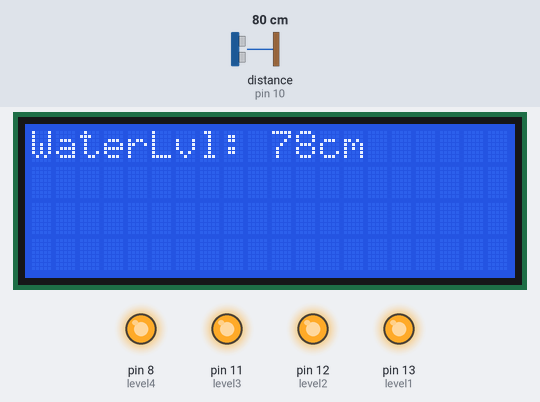
Simulated run of this sketch. Board: Arduino Uno, built with avr-gcc and run on an emulated ATmega328P. Shown: 20×4 character LCD, output pins drawn as LEDs (lit = HIGH). Wiring (inferred from the names in the program): ultrasonic range finder: trigger pin 9; echo pin 10. The inputs (shaded band) are chosen by the test bench; at power-on: distance to the obstacle (sensor on pin 10) 80 cm. The echo pulse lasts 58.3 µs per cm; the modem accepts every AT command (registered, SIM ready, sends succeed) and sends nothing else; pins used as bus, display or sensor lines are not drawn; what the sketch prints to the serial monitor is not drawn.

Above: at 1.2 s.
1.3 s: distance to the obstacle (sensor on pin 10) set to 28 cm
At 2.1 s:
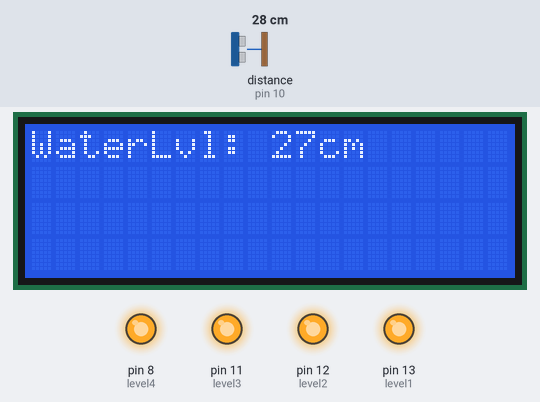
3.1 s: distance to the obstacle (sensor on pin 10) set to 23 cm
At 3.8 s:
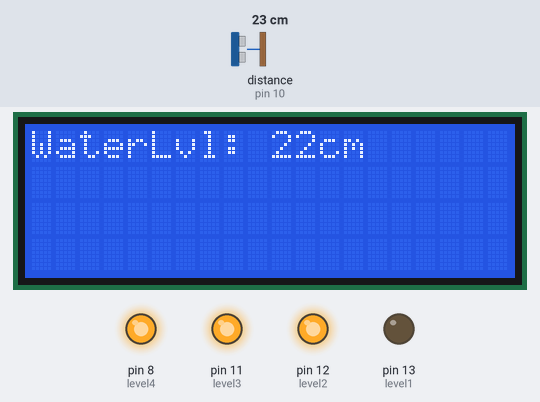
4.6 s: distance to the obstacle (sensor on pin 10) set to 19 cm
At 7.6 s:
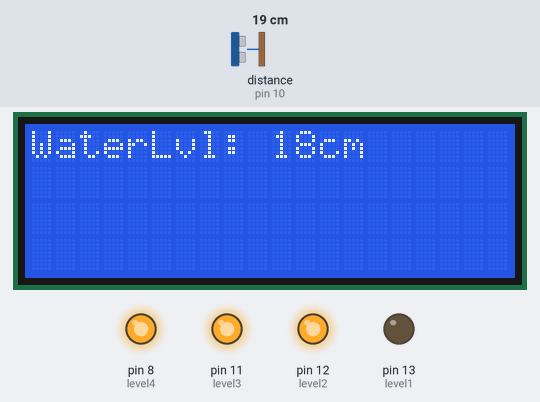
7.7 s: distance to the obstacle (sensor on pin 10) set to 15 cm
At 8.8 s:
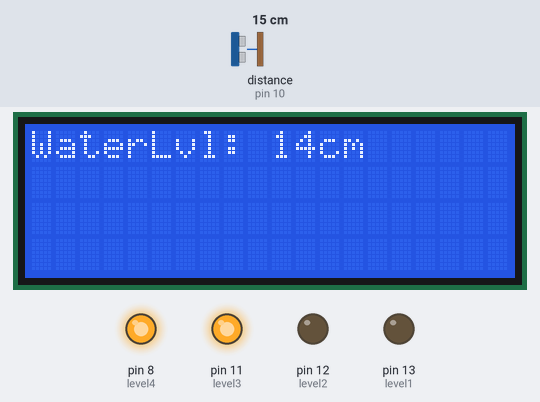
9.2 s: distance to the obstacle (sensor on pin 10) set to 2 cm
At 12.8 s:
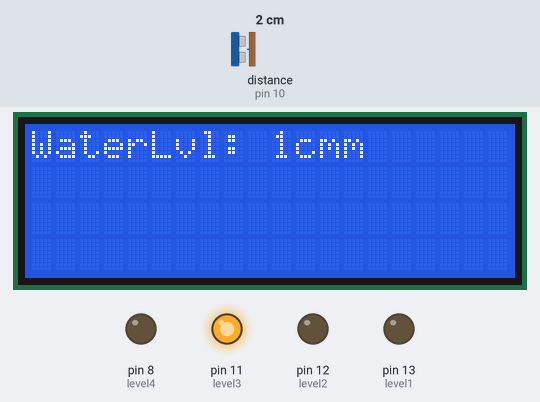
Timing chart, 0 to 16.9 s (numbered marks = the images above; inputs shaded):
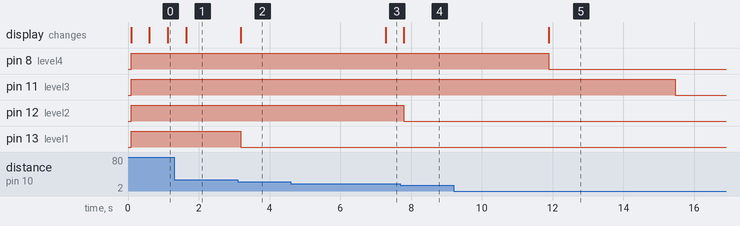

Measured:
- the behaviour switches between 27 and 26 cm on distance to the obstacle (sensor on pin 10) (found by bisection; images 1 and 2)
- the behaviour switches between 17 and 16 cm on distance to the obstacle (sensor on pin 10) (found by bisection; images 3 and 4)
- after the input at 1.3 s, the display: changes after 0.34 s (image 1)
- after the input at 3.1 s, pin 13 (level1): HIGH → LOW after 0.09 s; the display: changes after 0.09 s (image 2)
- after the input at 4.6 s, the display: changes after 2.7 s (image 3)
- after the input at 7.7 s, pin 12 (level2): HIGH → LOW after 0.09 s; the display: changes after 0.09 s (image 4)
- after the input at 9.2 s, pin 8 (level4): HIGH → LOW after 2.7 s; pin 11 (level3): HIGH → LOW after 6.3 s; the display: changes after 2.7 s (image 5)

The sketch:

Flood.ino
```cpp
#include <LiquidCrystal_I2C.h>
LiquidCrystal_I2C lcd(0x27, 20, 4); // I2C address 0x27, 20 column and 4 rows
#include <SoftwareSerial.h>
SoftwareSerial mySerial(3, 2);
const int trigPin = 9;
const int echoPin = 10;
const int level4 = 8;
const int level3 = 11;
const int level2 = 12;
const int level1 = 13;


unsigned char sentSMS1 = 0;
unsigned char sentSMS2 = 0;
unsigned char sentSMS3 = 0;
unsigned char sentSMS4 = 0;

// defines variables
long duration;
int distance;
int safetyDistance;

void setup() {
lcd.init();               // initialize the lcd
lcd.backlight();
lcd.clear();              // config echo pin to input mode
pinMode(trigPin, OUTPUT); // Sets the trigPin as an Output
pinMode(echoPin, INPUT); // Sets the echoPin as an Input
pinMode(level4, OUTPUT);
pinMode(level3, OUTPUT);
pinMode(level2, OUTPUT);
pinMode(level1, OUTPUT);
//Serial.begin(9600); // Starts the serial communication
}

void loop() {
// Clears the trigPin
digitalWrite(trigPin, LOW);
delayMicroseconds(2);

// Sets the trigPin on HIGH state for 10 micro seconds
digitalWrite(trigPin, HIGH);
delayMicroseconds(10);
digitalWrite(trigPin, LOW);

// Reads the echoPin, returns the sound wave travel time in microseconds
duration = pulseIn(echoPin, HIGH);

// Calculating the distance
distance= duration*0.034/2;

safetyDistance = distance;
// Prints the distance on the LCD
lcd.setCursor(0, 0);
lcd.print("WaterLvl: ");
lcd.print(distance);
lcd.print("cm");

if (distance <= 5 )
{
  digitalWrite(level4, LOW);
      if (sentSMS1 == 0) {
      sendMsg4();
      delay(500);
      sentSMS1 = 1;
    }
}
else
{
  digitalWrite(level4, HIGH);
  sentSMS1 = 0;
}

if (distance <=10 )
{
  digitalWrite(level3, LOW);
     if (sentSMS2 == 0){
     sendMsg3();
     delay(500);
     sentSMS2 = 1;
   }
}
else
{
  digitalWrite(level3, HIGH);
   sentSMS2 = 0;

}

if (distance <=15)
{
  digitalWrite(level2, LOW);
  if(sentSMS3 == 0) {
    sendMsg2();
    delay(500);
    sentSMS3 = 1;
  }
}
else
{
  digitalWrite(level2, HIGH);
  sentSMS3 = 0;

}
if (distance <=25 )
{
  digitalWrite(level1, LOW);
    if (sentSMS4 == 0){
      sendMsg1();
      delay(500);
      sentSMS4 = 1;
      }
}
else
{
  digitalWrite(level1, HIGH);
  sentSMS4 = 0;
}


delay(500);
}

void sendMsg1(){
 Serial.begin(9600);


  mySerial.begin(9600);

  Serial.println("Initializing...");
  delay(1000);

  mySerial.println("AT");
  updateSerial();

  mySerial.println("AT+CMGF=1");
  updateSerial();
  mySerial.println("AT+CMGS=\"+xxxxxxxxxxxxxxxx\""); // enter your phone number here (prefix country code)
  updateSerial();
  mySerial.print("The flood rises at level 1!"); // enter your message here
  updateSerial();
  mySerial.write(26);
}

void sendMsg2(){
 Serial.begin(9600);


  mySerial.begin(9600);

  Serial.println("Initializing...");
  delay(1000);

  mySerial.println("AT");
  updateSerial();

  mySerial.println("AT+CMGF=1");
  updateSerial();
  mySerial.println("AT+CMGS=\"+xxxxxxxxxxxxxxxx\""); // enter your phone number here (prefix country code)
  updateSerial();
  mySerial.print("The flood rises at level 2!"); // enter your message here
  updateSerial();
  mySerial.write(26);
}

void sendMsg3(){
 Serial.begin(9600);


  mySerial.begin(9600);

  Serial.println("Initializing...");
  delay(1000);

  mySerial.println("AT");
  updateSerial();

  mySerial.println("AT+CMGF=1");
  updateSerial();
  mySerial.println("AT+CMGS=\"+xxxxxxxxxxxx\""); // enter your phone number here (prefix country code)
  updateSerial();
  mySerial.print("The flood rises at level 3! Caution!"); // enter your message here
  updateSerial();
  mySerial.write(26);
}

void sendMsg4(){
 Serial.begin(9600);


  mySerial.begin(9600);

  Serial.println("Initializing...");
  delay(1000);

  mySerial.println("AT");
  updateSerial();

  mySerial.println("AT+CMGF=1");
  updateSerial();
  mySerial.println("AT+CMGS=\"+xxxxxxxxxx\""); // enter your phone number here (prefix country code)
  updateSerial();
  mySerial.print("The flood rises at level 4! Critical!"); // enter your message here
  updateSerial();
  mySerial.write(26);
}
void updateSerial()
{
  delay(500);
  while (Serial.available())
  {
    mySerial.write(Serial.read());//Forward what Serial received to Software Serial Port
  }
  while(mySerial.available())
  {
    Serial.write(mySerial.read());//Forward what Software Serial received to Serial Port
  }
}
```
